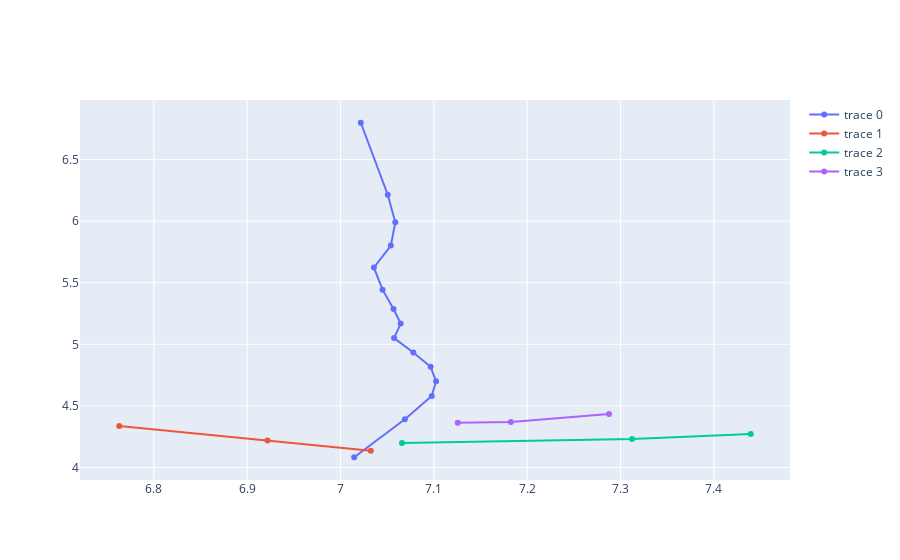

This figure's notebook cell:
### Code cell
array = parseData('AlleyBruteFroce/084_4_C_day1.csv')
mainRootPoints = array[0]
pqs = array[1]
#print(pqs)
fig = go.Figure()
trace= plotPoints(mainRootPoints)
fig.add_trace(trace)
for pq in pqs:
    trace = plotPoints(pq)
    fig.add_trace(trace)
fig.show()

### Figure 1 — Plotly figure (JSON) as saved in the notebook; plotly's stock layout.template omitted (floating-point values rounded to 4 significant figures)
{"data": [{"type": "scatter", "x": [7.015, 7.069, 7.098, 7.102, 7.097, 7.078, 7.057, 7.064, 7.057, 7.045, 7.036, 7.054, 7.059, 7.051, 7.022], "y": [4.083, 4.391, 4.58, 4.699, 4.817, 4.934, 5.051, 5.168, 5.286, 5.444, 5.623, 5.801, 5.992, 6.214, 6.799]}, {"type": "scatter", "x": [7.032, 6.922, 6.763], "y": [4.137, 4.219, 4.337]}, {"type": "scatter", "x": [7.066, 7.312, 7.439], "y": [4.199, 4.231, 4.271]}, {"type": "scatter", "x": [7.126, 7.182, 7.288], "y": [4.363, 4.369, 4.434]}], "layout": {"autosize": true, "xaxis": {"autorange": true, "range": [6.721, 7.482], "type": "linear"}, "yaxis": {"autorange": true, "range": [3.859, 7.023], "type": "linear"}}}
